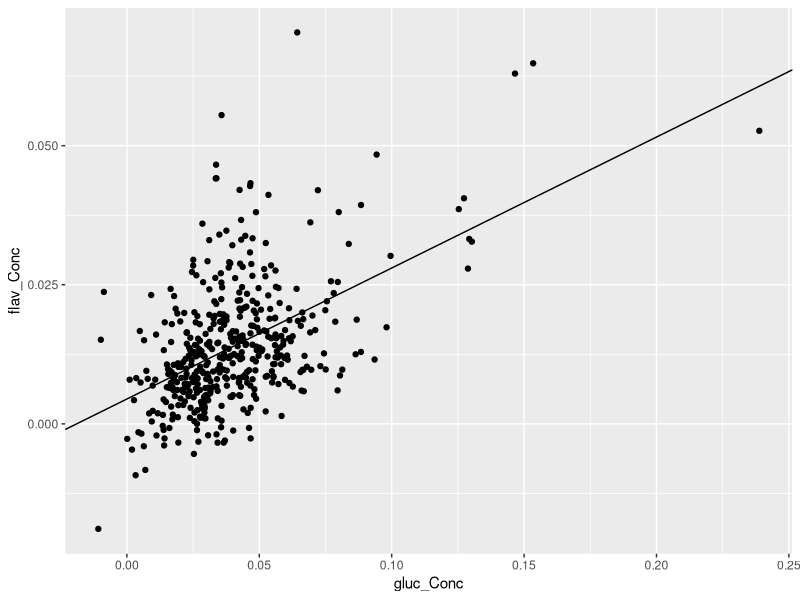

The R source for this figure: (Note: this script raises an error after producing the figure.)
## ---- chunk 1
rm(list=ls())
dat<-read.csv("DataSynthesis.csv")


#Assigning Germination plate column
dat$GerminationPlate<-gsub("\\|.*","",dat$Tag)

#Assign family column
prefamily<-gsub("*.\\|","",dat$Tag)
dat$Family<-gsub("\\-.*","",prefamily)

#Assign Leaf number columns
LeafNumber<-gsub(".*\\_","",dat$Sample)
for(i in 1:length(LeafNumber)){
  if(LeafNumber[i]!="1"&LeafNumber[i]!="2"&LeafNumber[i]!="3"){
    LeafNumber[i]<-"pool"
  }
}

dat$LeafNumber<-LeafNumber

## ---- chunk 2
library(ggplot2)

SlopeCalc<-function(x,y){
  int<-lm(y~x)$coefficients[[1]]
  slope<-lm(y~x)$coefficients[[2]]
  return(c(int,slope))
}

GFSlopeInt<-SlopeCalc(x=dat$gluc_Conc,y=dat$flav_Conc)

ggplot(dat)+
  geom_point(aes(x=gluc_Conc,y=flav_Conc))+
  geom_abline(aes(slope=GFSlopeInt[2],intercept=GFSlopeInt[1]))


## ---- chunk 3
#Because Chlorphyll does not appear to affect the amount of glucosinolates and flavonoids in the leaves, and the samples appear to be clustered in 2, even after removing the techincal duplicates (within leaf duplicate), I will analyze the variance in glucosinolate and flavonoid against the variance in chlorophyll for those with two samples (from the same plant). If glucosinolates or flavonoids are regulated with chlorophyll, or senesce as chlorophyll does, then as the variation in chlorophyll between samples increases, so should the variation between glucosinolate samples. 


#Looking at those with two samples.. calculate the standard deviation of the secondary compound and chlorophyll data. 

VarAnal<-dat %>% group_by(Tag) %>% summarise_at(vars(ChlorA,ChlorB,gluc_Conc,flav_Conc),.funs=sd)

VarAnal<-VarAnal[!is.na(VarAnal$ChlorA),]

#Interestingly, there is no positive correlation between glucosinolate or flavonoid standard deviation and chlorophyll (A or B) standard deviation in leaf replicates. This indicates that glucosinolates and flavonoids were uninfluenced by the amount of chlorophyll present and may not senesce with chlorophyll. It would appear that defence chemicals are one of the last things to go in the senescence process, if they go at all; however, the over abundance of defence chemicals in apparent senescing leaves may be due to the predator pressure the plants were feeling, so defence chemical regulation remained the same to avoid death before the senescence process could take place. If anything there may be a negative correlation. 

#Glucosinolate, ChlorB
ggplot(VarAnal)+
  geom_point(aes(y=gluc_Conc,x=ChlorB))+
  labs(y="Glucosinolate Standard deviation",x="Chlorophyll Standard Deviation")

#Flavonoid, ChlorB
ggplot(VarAnal)+
  geom_point(aes(y=flav_Conc,x=ChlorB))+
  labs(y="Glucosinolate Standard deviation",x="Chlorophyll Standard Deviation")

#Glucosinolate, ChlorA
ggplot(VarAnal)+
  geom_point(aes(y=gluc_Conc,x=ChlorA))+
  labs(y="Glucosinolate Standard deviation",x="Chlorophyll Standard Deviation")

#Flavonoid, ChlorA
ggplot(VarAnal)+
  geom_point(aes(y=flav_Conc,x=ChlorA))+
  labs(y="Glucosinolate Standard deviation",x="Chlorophyll Standard Deviation")

